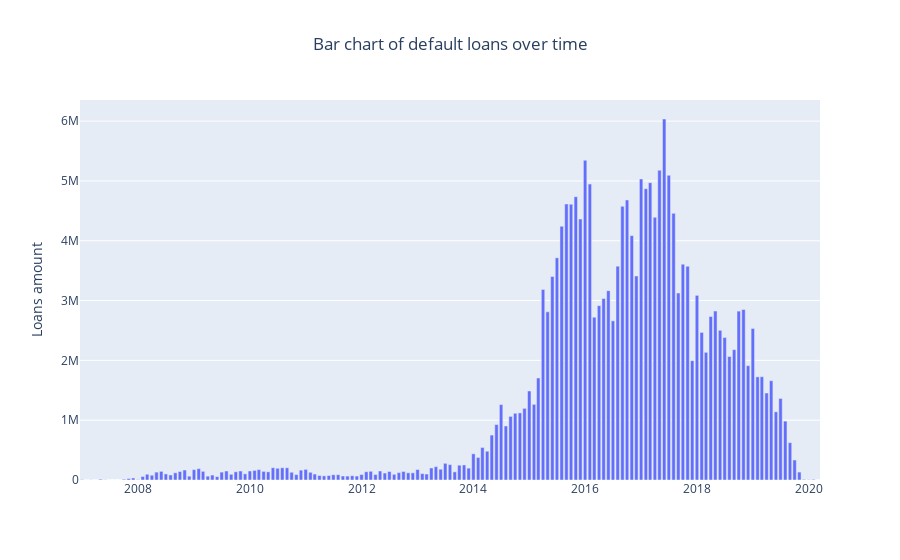

The notebook cell this image was saved under:
### Markdown cell above
## Step 6. Determining trends in default rates over time
<a class="anchor" id="6"></a>

### Code cell
#display bar chart without active loans

bar_plots = [
    go.Bar(x=loan_pivot_by_date_status_new['Disbursal Year and Month'], y=loan_pivot_by_date_status_new['Default Loans Amount'], name='Default'),
]
layout = go.Layout(
    title = go.layout.Title(text='Bar chart of default loans over time', x=0.5),
    yaxis_title = 'Loans amount'
)
fig = go.Figure(data=bar_plots, layout=layout)
fig.update_layout(barmode='stack')
fig.show()

### Figure 1 — Plotly figure (JSON) as saved in the notebook; plotly's stock layout.template omitted (floating-point values rounded to 4 significant figures; data arrays with more than 128 entries replaced by an {"elided": "..."} marker saying what was removed)
{"data": [{"name": "Default", "type": "bar", "x": {"elided": "159 str values"}, "y": {"elided": "159 int values"}}], "layout": {"barmode": "stack", "title": {"text": "Bar chart of default loans over time", "x": 0.5}, "yaxis": {"title": {"text": "Loans amount"}}}}
